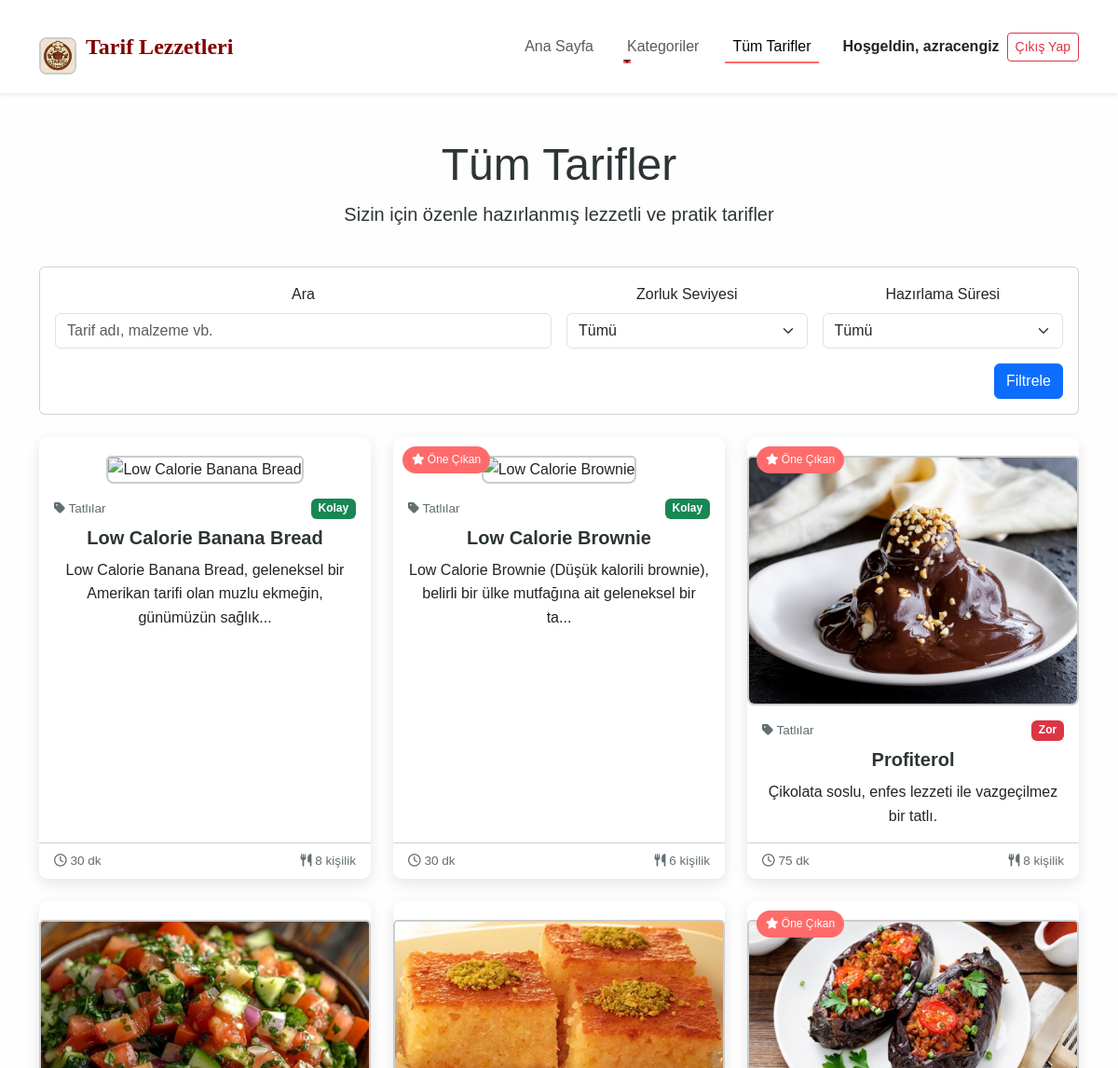
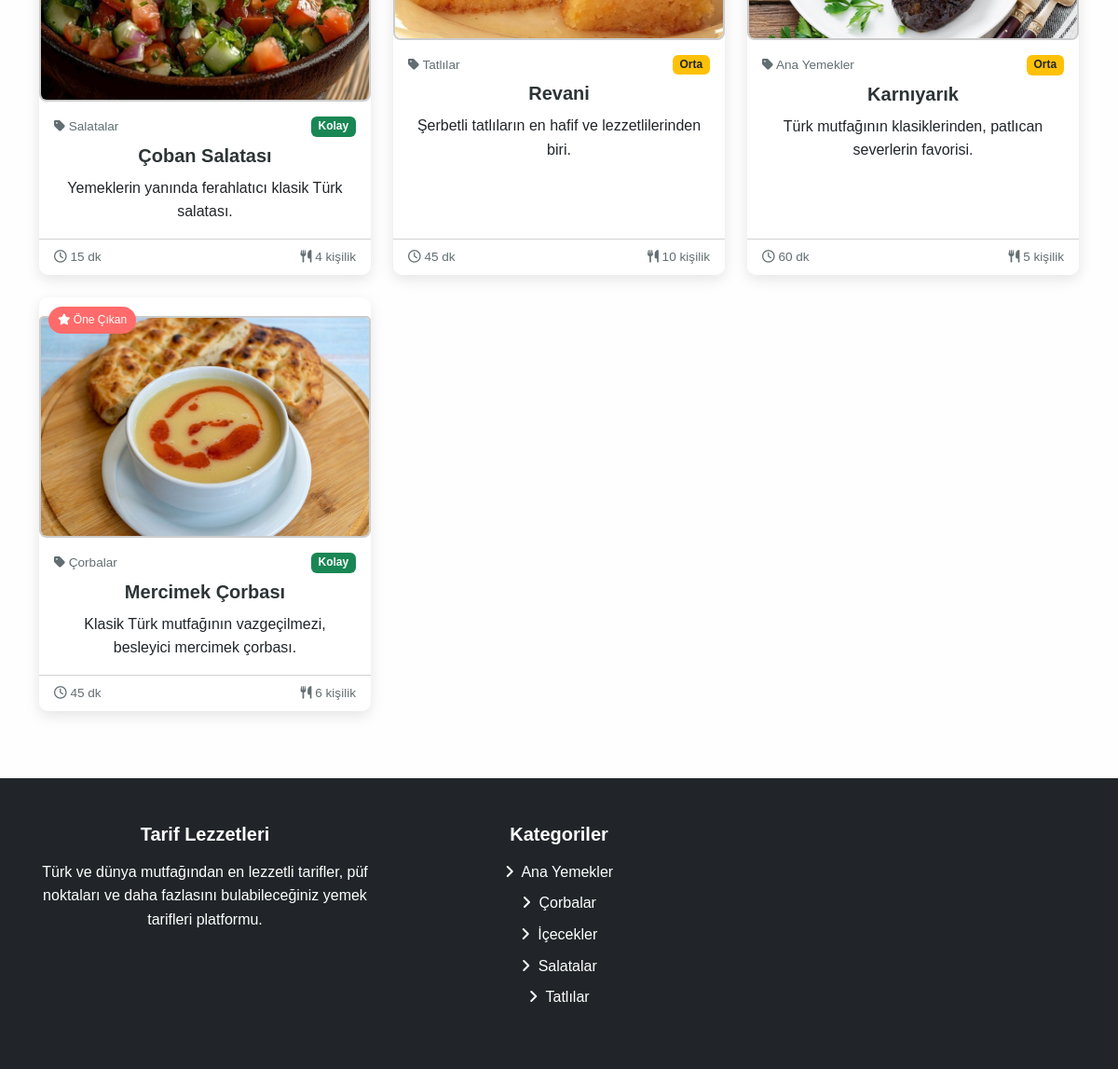
Page /tarifler.php (signed in) on the committed database (2 pictures, top to bottom).
### tables this page shows
CREATE TABLE `tarifler` (
  `id` int(11) NOT NULL,
  `kategori_id` int(11) NOT NULL,
  `tarif_adi` varchar(255) NOT NULL,
  `aciklama` text NOT NULL,
  `malzemeler` text NOT NULL,
  `yapilis` text NOT NULL,
  `sure` int(11) NOT NULL COMMENT 'Dakika cinsinden',
  `porsiyon` int(11) NOT NULL,
  `zorluk` enum('Kolay','Orta','Zor') NOT NULL DEFAULT 'Orta',
  `resim` varchar(255) DEFAULT NULL,
  `video_url` varchar(255) DEFAULT NULL,
  `eklenme_tarihi` timestamp NOT NULL DEFAULT current_timestamp(),
  `guncelleme_tarihi` timestamp NULL DEFAULT NULL ON UPDATE current_timestamp(),
  `yazar` varchar(100) DEFAULT NULL,
  `one_cikan` tinyint(1) NOT NULL DEFAULT 0,
  `goruntulenme` int(11) NOT NULL DEFAULT 0
);

CREATE TABLE `kategoriler` (
  `id` int(11) NOT NULL,
  `kategori_adi` varchar(100) NOT NULL,
  `aciklama` text DEFAULT NULL,
  `resim` varchar(255) DEFAULT NULL,
  `olusturma_tarihi` timestamp NOT NULL DEFAULT current_timestamp()
);

### includes/config.php (called while the page is built, shortened)
<?php
try {
    $db = new PDO("mysql:host=".DB_HOST.";dbname=".DB_NAME.";charset=utf8", DB_USER, DB_PASS);
    $db->setAttribute(PDO::ATTR_ERRMODE, PDO::ERRMODE_EXCEPTION);
    $db->setAttribute(PDO::ATTR_DEFAULT_FETCH_MODE, PDO::FETCH_ASSOC);
} catch(PDOException $e) {
    die("Veritabanı bağlantı hatası: " . $e->getMessage());
}
function kisalt($icerik, $uzunluk = 100) {
    if(strlen($icerik) > $uzunluk) {
        $icerik = substr($icerik, 0, $uzunluk) . '...';
    }
    return $icerik;
}
function kategorileri_getir() {
    global $db;
    $sorgu = $db->query("SELECT * FROM kategoriler ORDER BY kategori_adi ASC");
    return $sorgu->fetchAll();
}

### tarifler.php (the view, shortened to what this page needs)
<?php
include 'includes/header.php';
$aranan = isset($_GET['q']) ? guvenlik($_GET['q']) : '';
$sayfa = isset($_GET['sayfa']) && is_numeric($_GET['sayfa']) ? (int)$_GET['sayfa'] : 1;
$limit = 12;
$baslangic = ($sayfa - 1) * $limit;
$sql = "SELECT * FROM tarifler";
$sql .= " ORDER BY eklenme_tarihi DESC LIMIT :baslangic, :limit";
$sorgu = $db->prepare($sql);
$sorgu->bindValue(':baslangic', $baslangic, PDO::PARAM_INT);
$sorgu->bindValue(':limit', $limit, PDO::PARAM_INT);
$sorgu->execute();
$tarifler = $sorgu->fetchAll();
?>
<div class="container">
    <div class="row mb-4">
        <div class="col-12">
            <h1 class="display-5 text-center">Tüm Tarifler</h1>
            <p class="lead text-center">Sizin için özenle hazırlanmış lezzetli ve pratik tarifler</p>
        </div>
    </div>
    <div class="card mb-4">
        <div class="card-body">
            <form action="tarifler.php" method="GET" class="row g-3">
                <div class="col-md-6">
                    <label for="q" class="form-label">Ara</label>
                    <input type="text" class="form-control" id="q" name="q" placeholder="Tarif adı, malzeme vb." value="<?php echo $aranan; ?>">
                </div>
                <div class="col-md-3">
                    <label for="zorluk" class="form-label">Zorluk Seviyesi</label>
                    <select class="form-select" id="zorluk" name="zorluk">
                        <option value="">Tümü</option>
                    </select>
                </div>
                <div class="col-md-3">
                    <label for="sure" class="form-label">Hazırlama Süresi</label>
                    <select class="form-select" id="sure" name="sure">
                        <option value="">Tümü</option>
                    </select>
                </div>
                <div class="col-12 text-end">
                    <button type="submit" class="btn btn-primary">Filtrele</button>
                </div>
            </form>
        </div>
    </div>
    <div class="row">
        <?php if(count($tarifler) > 0): ?>
            <?php foreach($tarifler as $tarif): ?>
            <div class="col-lg-4 col-md-6 mb-4">
                <div class="card recipe-card h-100">
                    <div class="recipe-image">
                        <?php if($tarif['one_cikan']): ?>
                        <div class="recipe-featured"><i class="fas fa-star"></i> Öne Çıkan</div>
                        <?php endif; ?>
                    </div>
                    <div class="card-body">
                        <div class="recipe-meta d-flex justify-content-between mb-2">
                            <span class="recipe-category"><i class="fas fa-tag"></i> <?php
                                $kat_sorgu = $db->prepare("SELECT kategori_adi FROM kategoriler WHERE id = :id");
                                $kat_sorgu->execute(['id' => $tarif['kategori_id']]);
                                $kategori = $kat_sorgu->fetch();
                                echo $kategori['kategori_adi'];
                            ?></span>
                            <span class="recipe-difficulty badge <?php
                                if($tarif['zorluk'] == 'Kolay') echo 'bg-success';
                                elseif($tarif['zorluk'] == 'Orta') echo 'bg-warning text-dark';
                                else echo 'bg-danger';
                            ?>"><?php echo $tarif['zorluk']; ?></span>
                        </div>
                        <h5 class="card-title"><a href="tarif_detay.php?id=<?php echo $tarif['id']; ?>" class="text-decoration-none"><?php echo $tarif['tarif_adi']; ?></a></h5>
                        <p class="card-text"><?php echo kisalt($tarif['aciklama'], 100); ?></p>
                    </div>
                    <div class="card-footer bg-white d-flex justify-content-between align-items-center">
                        <div class="recipe-time"><i class="far fa-clock"></i> <?php echo $tarif['sure']; ?> dk</div>
                        <div class="recipe-portions"><i class="fas fa-utensils"></i> <?php echo $tarif['porsiyon']; ?> kişilik</div>
                    </div>
                </div>
            </div>
            <?php endforeach; ?>
        <?php endif; ?>
    </div>
</div>
<?php include 'includes/footer.php'; ?>

### includes/footer.php (shortened to what this page needs)
 </main>
    <footer class="bg-dark text-white py-5">
        <div class="container">
            <div class="row">
                <div class="col-md-4 mb-4 mb-md-0">
                    <h5 class="mb-3">Tarif Lezzetleri</h5>
                    <p>Türk ve dünya mutfağından en lezzetli tarifler, püf noktaları ve daha fazlasını bulabileceğiniz yemek tarifleri platformu.</p>
                </div>
                <div class="col-md-4 mb-4 mb-md-0">
                    <h5 class="mb-3">Kategoriler</h5>
                    <ul class="list-unstyled">
                        <?php
                        $footer_kategoriler = kategorileri_getir();
                        foreach($footer_kategoriler as $kategori):
                        ?>
                        <li class="mb-2"><a href="kategori.php?id=<?php echo $kategori['id']; ?>" class="text-white text-decoration-none"><i class="fas fa-angle-right me-1"></i> <?php echo $kategori['kategori_adi']; ?></a></li>
                        <?php endforeach; ?>
                    </ul>
                </div>
    </footer>
</body>
</html>

### assets/css/style.css (style rules this page uses)
:root { --primary: #ff6b6b; --secondary: #4ecdc4; --dark: #2d3436; --light: #f9f9f9; --gray: #dfe6e9; --success: #55efc4; --warning: #ffeaa7; --danger: #ff7675; --info: #74b9ff; }
body { font-family: 'Nunito', -apple-system, BlinkMacSystemFont, "Segoe UI", Roboto, "Helvetica Neue", Arial, sans-serif; color: var(--dark); background-color: var(--light); line-height: 1.6; }
a { color: var(--primary); transition: all 0.3s ease; }
.recipe-card { border: none; border-radius: 10px; overflow: hidden; box-shadow: 0 5px 15px rgba(0, 0, 0, 0.1); transition: transform 0.3s, box-shadow 0.3s; }
.recipe-image { position: relative; overflow: hidden; }
.recipe-featured { position: absolute; top: 10px; left: 10px; background-color: var(--primary); color: white; padding: 5px 10px; font-size: 0.75rem; border-radius: 20px; z-index: 1; }
.recipe-card .card-title { font-weight: 700; margin-bottom: 10px; }
.recipe-card .card-title a { color: var(--dark); text-decoration: none; }
.recipe-category { font-size: 0.85rem; color: #636e72; }
.recipe-time, .recipe-portions { font-size: 0.85rem; color: #636e72; }
footer { background-color: var(--dark); color: white; padding: 60px 0 30px; }
footer h5 { margin-bottom: 20px; font-weight: 700; }
body { text-align: center; font-family: Arial, sans-serif; background-color: #fefefe; }

### rows in the picture
tarifler: kategori.kategori_adi "Tatlılar", zorluk "Kolay", tarif_adi "Low Calorie Banana Bread", aciklama "Low Calorie Banana Bread, geleneksel bir Amerikan tarifi olan muzlu ekmeğin, günümüzün sağlık...", sure "30", porsiyon "8"
tarifler: one_cikan 1 (drawn), kategori.kategori_adi "Tatlılar", zorluk "Kolay", tarif_adi "Low Calorie Brownie", aciklama "Low Calorie Brownie (Düşük kalorili brownie), belirli bir ülke mutfağına ait geleneksel bir ta...", sure "30", porsiyon "6"
tarifler: one_cikan 1 (drawn), kategori.kategori_adi "Tatlılar", zorluk "Zor", tarif_adi "Profiterol", aciklama "Çikolata soslu, enfes lezzeti ile vazgeçilmez bir tatlı.", sure "75", porsiyon "8"
tarifler: kategori.kategori_adi "Salatalar", zorluk "Kolay", tarif_adi "Çoban Salatası", aciklama "Yemeklerin yanında ferahlatıcı klasik Türk salatası.", sure "15", porsiyon "4"
tarifler: kategori.kategori_adi "Tatlılar", zorluk "Orta", tarif_adi "Revani", aciklama "Şerbetli tatlıların en hafif ve lezzetlilerinden biri.", sure "45", porsiyon "10"
tarifler: one_cikan 1 (drawn), kategori.kategori_adi "Ana Yemekler", zorluk "Orta", tarif_adi "Karnıyarık", aciklama "Türk mutfağının klasiklerinden, patlıcan severlerin favorisi.", sure "60", porsiyon "5"
tarifler: one_cikan 1 (drawn), kategori.kategori_adi "Çorbalar", zorluk "Kolay", tarif_adi "Mercimek Çorbası", aciklama "Klasik Türk mutfağının vazgeçilmezi, besleyici mercimek çorbası.", sure "45", porsiyon "6"
kategoriler: kategori_adi "Ana Yemekler"
kategoriler: kategori_adi "Çorbalar"
kategoriler: kategori_adi "İçecekler"
kategoriler: kategori_adi "Salatalar"
kategoriler: kategori_adi "Tatlılar"

### other values in the picture
SITE_TITLE "Tarif Lezzetleri"
$admin_adi "azracengiz"
